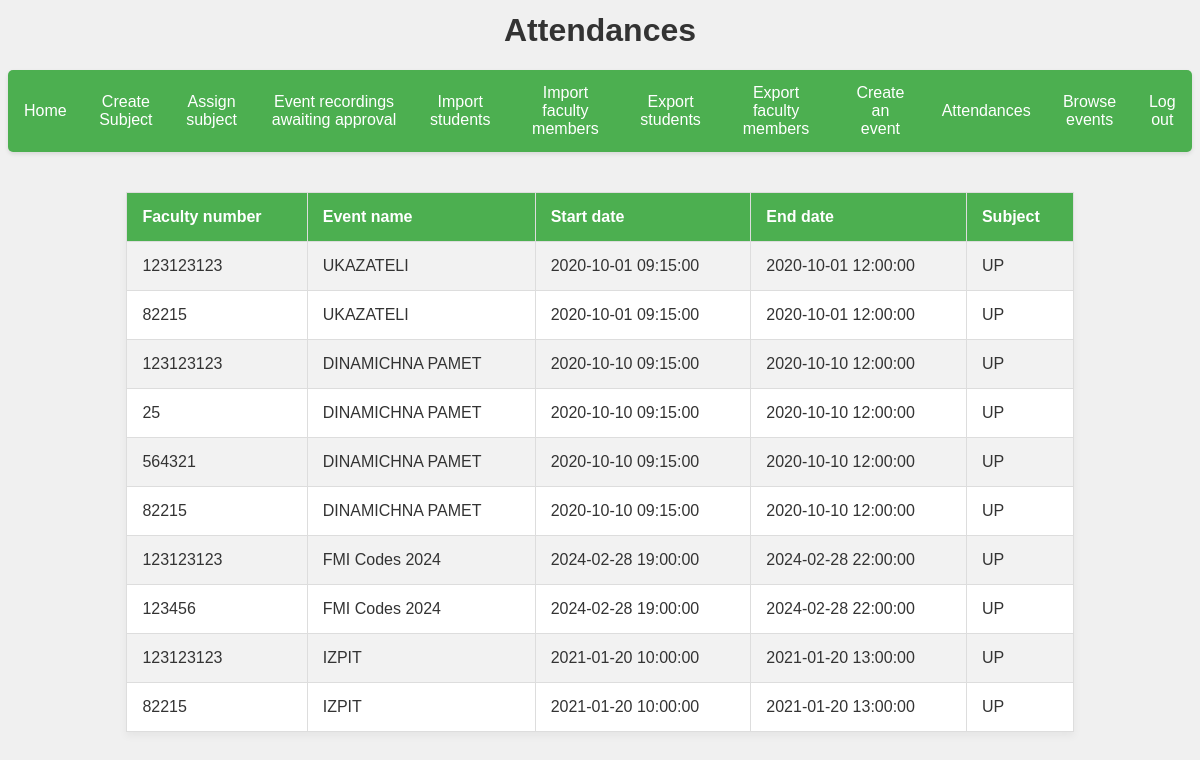
Screenshot of /attendance/attendances_page.php (signed in) with the database file from the repository.
### tables this page shows
CREATE TABLE `attendances` (
  `fn` varchar(10) NOT NULL,
  `event_id` bigint(20) UNSIGNED NOT NULL
);

CREATE TABLE `events` (
  `id` bigint(20) UNSIGNED NOT NULL,
  `fm_x_subject_id` bigint(20) UNSIGNED NOT NULL,
  `start_date_time` datetime DEFAULT NULL,
  `end_date_time` datetime DEFAULT NULL,
  `event_password` varchar(255) NOT NULL,
  `event_name` varchar(255) DEFAULT NULL
);

CREATE TABLE `subjects` (
  `id` bigint(20) UNSIGNED NOT NULL,
  `name` varchar(255) DEFAULT NULL
);

### user/user.php (called while the page is built, shortened)
<?php
class User
{
    private $connection;
    private $table_name = "users";
    public function __construct($db)
    {
        $this->connection = $db;
    }
    public function getUserById($userId)
    {
        $query = "SELECT * FROM " . $this->table_name . " WHERE id = :id";
        $statement = $this->connection->prepare($query);
        $statement->bindParam(':id', $userId);
        try {
            $statement->execute();
            $row = $statement->fetch(PDO::FETCH_ASSOC);
            return $row;
        } catch (PDOException $e) {
            echo "Error: " . $e->getMessage();
            return null;
        }
    }
}

### faculty-member/faculty-member.php (called while the page is built, shortened)
<?php
class FacultyMember
{
    private $connection;
    public function __construct($db)
    {
        $this->connection = $db;
    }
    public function getFacultyMemberByUserId($userId) {
        $query = "SELECT * FROM faculty_members WHERE user_id = :user_id LIMIT 1";
        $statement = $this->connection->prepare($query);
        $statement->bindParam(":user_id", $userId);
        try {
            $statement->execute();
            return $statement->fetch(PDO::FETCH_ASSOC);
        } catch (PDOException $e) {
            echo "Error getting faculty member by user ID: " . $e->getMessage();
            return null;
        }
    }
}

### attendance/attendance.php (called while the page is built, shortened)
<?php
class Attendance
{
    private $connection;
    public function __construct($db)
    {
        $this->connection = $db;
    }
    public function getAllAttendancesWithEventInfo()
    {
        $query = "SELECT * FROM attendances
        JOIN events on events.id = attendances.event_id
        JOIN fm_x_subject on events.fm_x_subject_id = fm_x_subject.id
        JOIN subjects on subjects.id = fm_x_subject.subject_id";
        $statement = $this->connection->prepare($query);
        try {
            $statement->execute();
            return $statement->fetchAll(PDO::FETCH_ASSOC);
        } catch (PDOException $e) {
            echo "Error getting all attendances data: " . $e->getMessage();
            return null;
        }
    }
}

### attendance/attendances_page.php (the view, shortened to what this page needs)
<?php
require_once("../attendance/attendance.php");
$db = new Db();
$connection = $db->getConnection();
$attendance = new Attendance($connection);
$attendanceInformation = $attendance->getAllAttendancesWithEventInfo();
?>
<!DOCTYPE html>
<html lang="en">
<head>
    <link rel="stylesheet" type="text/css" href="../styles/common.css">
    <link rel="stylesheet" type="text/css" href="../styles/subjects.css">
    <link rel="stylesheet" type="text/css" href="../styles/navbar.css" />
</head>
<body>
    <h1> Attendances </h1>
    <?php include_once("../navbar/navbar.php"); ?>
    <?php
    if ($attendanceInformation) {
    ?>
        <table>
            <thead>
                <tr>
                    <th>Faculty number</th>
                    <th>Event name</th>
                    <th>Start date</th>
                    <th>End date</th>
                    <th>Subject</th>
                </tr>
            </thead>
            <tbody>
                <?php
                foreach ($attendanceInformation as $row) {
                    echo "<tr>";
                    echo "<td>{$row['fn']}</td>";
                    echo "<td>{$row['event_name']}</td>";
                    echo "<td>{$row['start_date_time']}</td>";
                    echo "<td>{$row['end_date_time']}</td>";
                    echo "<td>{$row['name']}</td>";
                    echo "</tr>";
                }
                ?>
            </tbody>
        </table>
    <?php
    } else {
        echo '<p class="no-results">No attendance information available.</p>';
    }
    ?>
</body>
</html>

### navbar/navbar.php (shortened to what this page needs)
<?php
require_once("../user/user.php");
require_once("../faculty-member/faculty-member.php");
$userId = $_SESSION['user_id'];
$db = new Db();
$connection = $db->getConnection();
$user = new User($connection);
$currentUser = $user->getUserById($userId);
$facultyMember = new FacultyMember($connection);
$currentFacultyMember = $facultyMember->getFacultyMemberByUserId($userId);
echo '<nav class="navbar">';
echo '<a href="../home/home.php" class="nav-link">Home</a>';
if ($currentUser['is_admin'] === 1) {
    echo '<a href="../subjects/create_subject_view.php" class="nav-link">Create Subject</a>';
    echo '<a href="../fm-x-subject/assign_subject_view.php" class="nav-link">Assign subject </a>';
    echo '<a href="../event-recordings/event_recordings_approval_page.php" class="nav-link">Event recordings awaiting approval</a>';
    echo '<a href="../student/import_students_view.php" class="nav-link">Import students</a>';
    echo '<a href="../faculty-member/import_faculty_members_view.php" class="nav-link">Import faculty members</a>';
    echo '<a href="../student/export_students.php" class="nav-link">Export students</a>';
    echo '<a href="../faculty-member/export_faculty_members.php" class="nav-link">Export faculty members</a>';
}
if ($currentFacultyMember || $currentUser['is_admin'] === 1) {
    echo '<a href="../events/create_event_view.php" class="nav-link">Create an event</a>';
    echo '<a href="../attendance/attendances_page.php" class="nav-link">Attendances</a>';
}
echo '<a href="../events/events.php" class="nav-link">Browse events</a>';
echo '<a href="../logout/logout.php" class="nav-link">Log out</a>';
echo '</nav>';
?>

### styles/common.css (style rules this page uses)
body { background-color: #f0f0f0; font-family: 'Lucida Sans', sans-serif; color: #333; }
h1 { color: #333; text-align: center; margin-top:1%; }

### styles/subjects.css (style rules this page uses)
table { width: 80%; margin: 40px auto; border-collapse: collapse; box-shadow: 0 4px 8px rgba(0, 0, 0, 0.05); background-color: #fff; }
th, td { padding: 15px; border: 1px solid #ddd; text-align: left; }
th { background-color: #4CAF50; color: #fff; }
tbody tr:nth-child(odd) { background-color: #f2f2f2; }

### styles/navbar.css (style rules this page uses)
.navbar { background-color: #4CAF50; overflow: hidden; display: flex; justify-content: center; align-items: center; box-shadow: 0 2px 4px rgba(0, 0, 0, 0.1); border-radius: 5px; }
.nav-link { display: block; color: white; text-align: center; padding: 14px 16px; text-decoration: none; transition: background-color 0.3s, color 0.3s; }

### rows the page displays
attendances: fn "123123123", event.event_name "UKAZATELI", event.start_date_time "2020-10-01 09:15:00", event.end_date_time "2020-10-01 12:00:00", subjects.name "UP"
attendances: fn "82215", event.event_name "UKAZATELI", event.start_date_time "2020-10-01 09:15:00", event.end_date_time "2020-10-01 12:00:00", subjects.name "UP"
attendances: fn "123123123", event.event_name "DINAMICHNA PAMET", event.start_date_time "2020-10-10 09:15:00", event.end_date_time "2020-10-10 12:00:00", subjects.name "UP"
attendances: fn "25", event.event_name "DINAMICHNA PAMET", event.start_date_time "2020-10-10 09:15:00", event.end_date_time "2020-10-10 12:00:00", subjects.name "UP"
attendances: fn "564321", event.event_name "DINAMICHNA PAMET", event.start_date_time "2020-10-10 09:15:00", event.end_date_time "2020-10-10 12:00:00", subjects.name "UP"
attendances: fn "82215", event.event_name "DINAMICHNA PAMET", event.start_date_time "2020-10-10 09:15:00", event.end_date_time "2020-10-10 12:00:00", subjects.name "UP"
attendances: fn "123123123", event.event_name "FMI Codes 2024", event.start_date_time "2024-02-28 19:00:00", event.end_date_time "2024-02-28 22:00:00", subjects.name "UP"
attendances: fn "123456", event.event_name "FMI Codes 2024", event.start_date_time "2024-02-28 19:00:00", event.end_date_time "2024-02-28 22:00:00", subjects.name "UP"
attendances: fn "123123123", event.event_name "IZPIT", event.start_date_time "2021-01-20 10:00:00", event.end_date_time "2021-01-20 13:00:00", subjects.name "UP"
attendances: fn "82215", event.event_name "IZPIT", event.start_date_time "2021-01-20 10:00:00", event.end_date_time "2021-01-20 13:00:00", subjects.name "UP"
